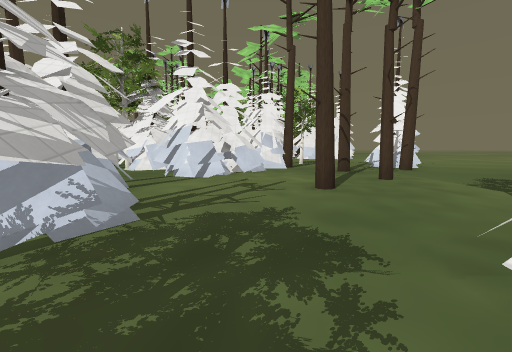
View 1 (above)

24 first-person views from a walk through a level from a Godot 3-D game. The camera is 1.2 m above the floor, tilts 6° down and sees 90° across. The floor is counted in squares, 2 m on a side. Each view is taken from the middle of a square. On the plan, view 1 faces up. The plan holds only what a view shows up to about 9 squares ahead; the rest is blank. The place goes on beyond the plan. Some surface patterns are stand-ins.

View 2
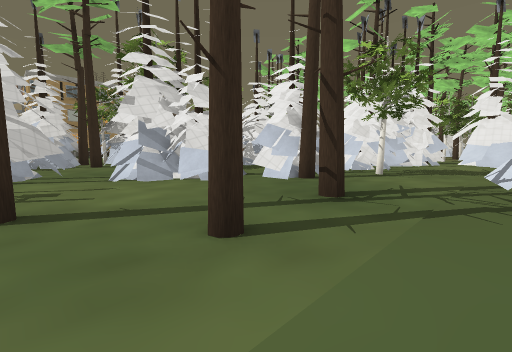

View 3
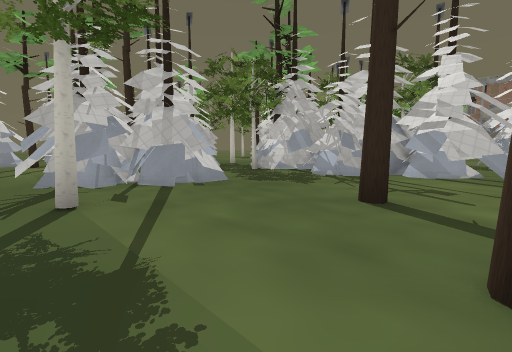

View 4
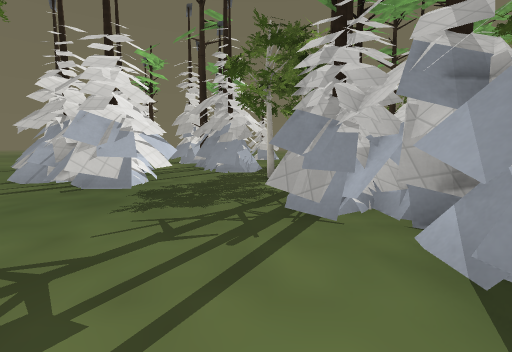

View 5
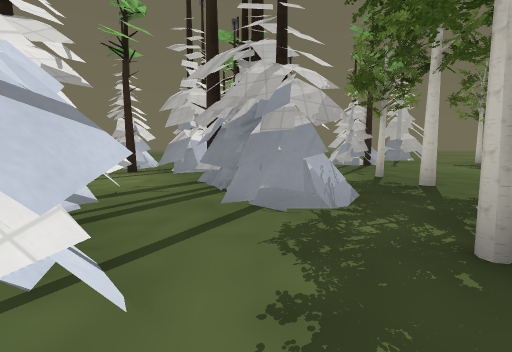

View 6
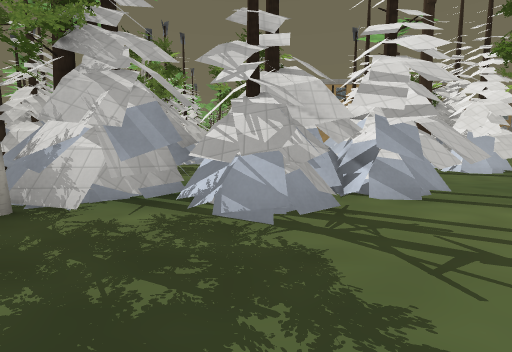

View 7
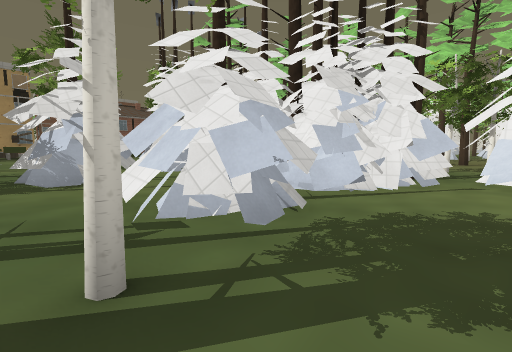

View 8
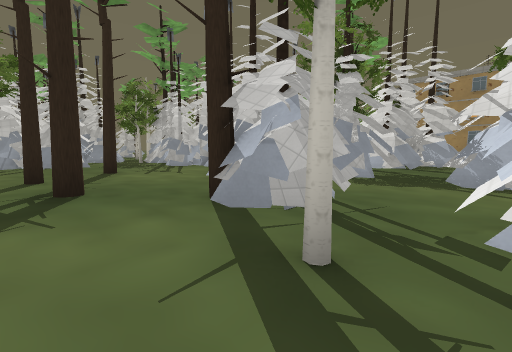

View 9
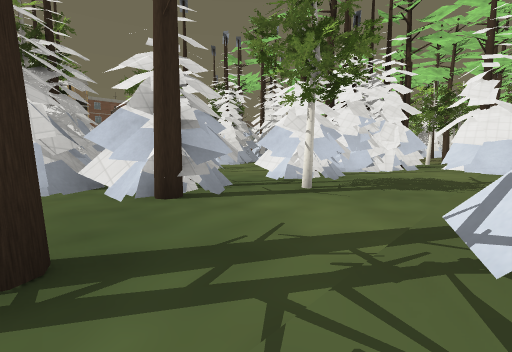

View 10
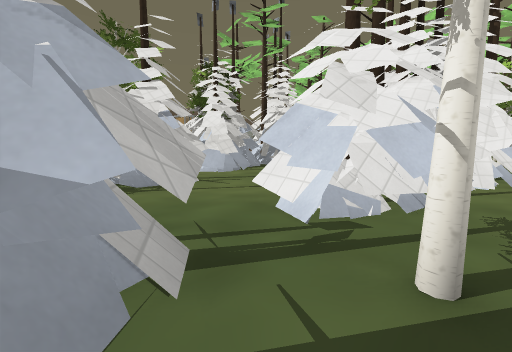

View 11
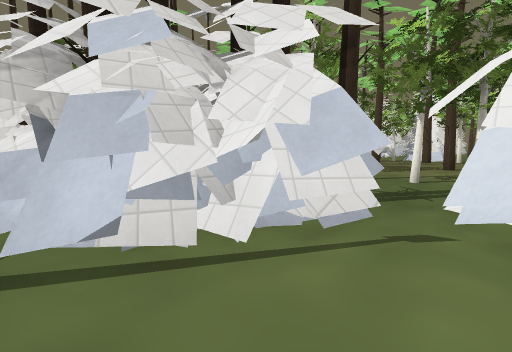

View 12
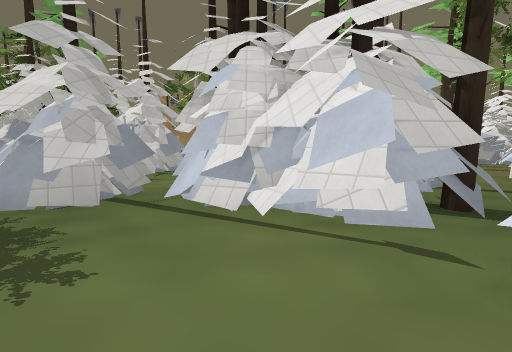

View 13
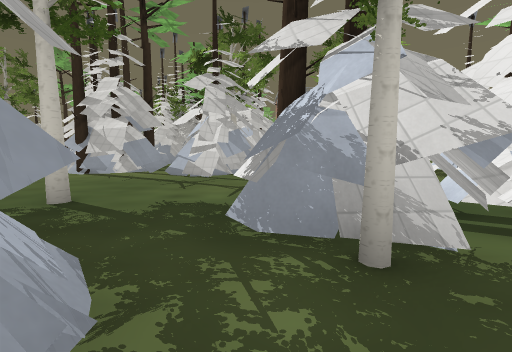

View 14
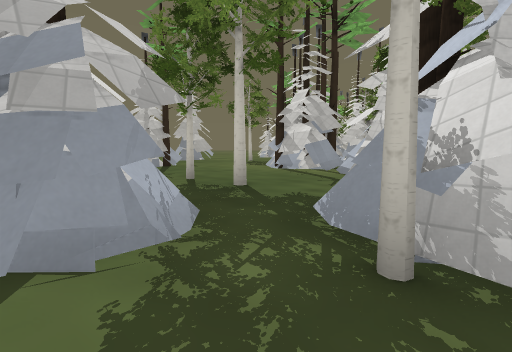

View 15
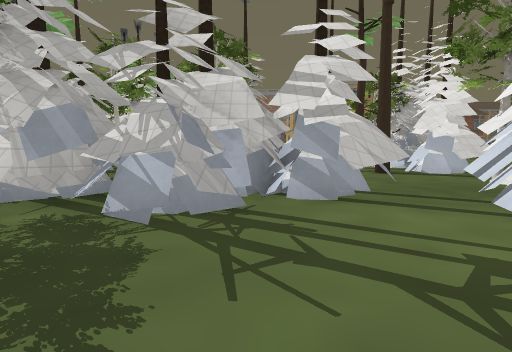

View 16
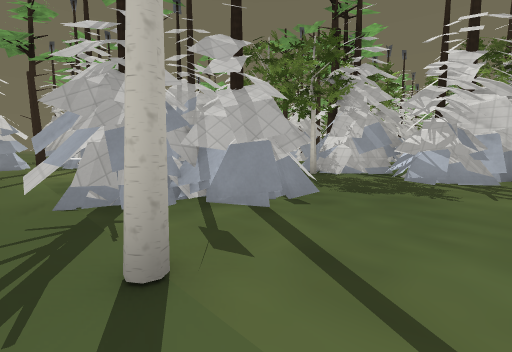

View 17
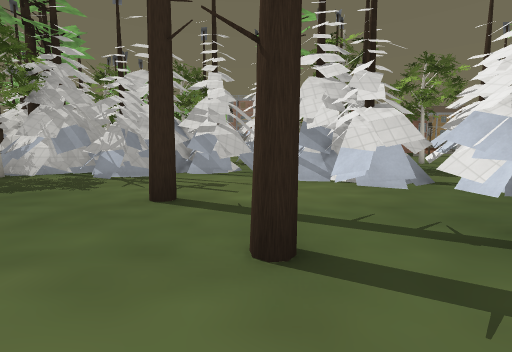

View 18
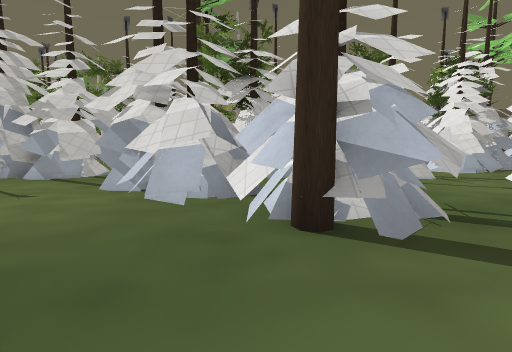

View 19
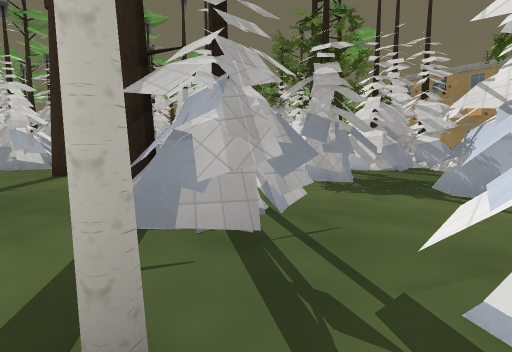

View 20
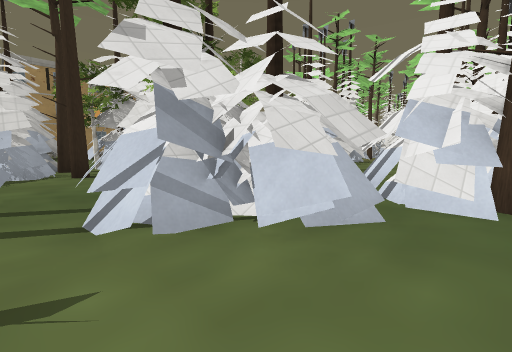

View 21
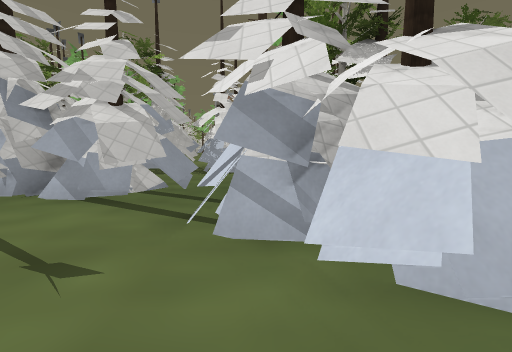

View 22
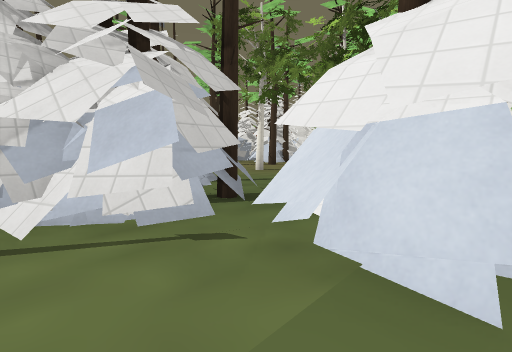

View 23
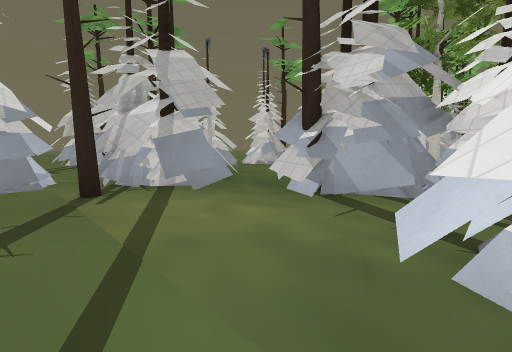

View 24
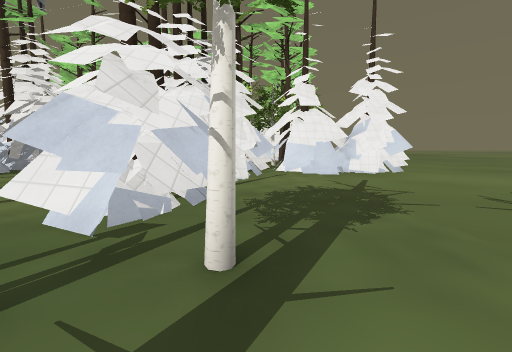

### Floor plan
Key: @ floor where view 1 was taken; # wall or solid block; x gap in a wall; . floor; = window, fence, low wall or low ledge; T pine tree; H thing the floor can be seen under or through.
Columns run from 9 left of view 1 to 4 right of it. Each row starts with its distance up from view 1.
 24           ..
 23     ##  T...
 22     .#   ..T
 21     T..T ...T
 20       ......
 19        .#...T
 18         ....#
 17    ###   #..##
 16     ##   ##T##
 15     #.    ###.
 14    ###.. T##..
 13      #...HH...
 12       #.. H...
 11     .###.HH...
 10  .....x....H..
  9  ######..##..#
  8  #########T..T
  7  ###.#####.T..
  6  ###T..HH.....
  5  ###..HH....T.
  4  #... HH..T...
  3  ##.. HH......
  2       ##....#.
  1      .##..HH..
  0   .... #.@HH#.
 -1   ##..TH..HHH.
 -2    #....H#.HH.
 -3    #..#.H##...
 -4 =###....  T...
 -5   #T..#.  HH..
 -6   #.......HHT.
 -7   ........ HH#
 -8   .......  #.#
 -9      T ##   .
-10             .
-11             .
-12            ..
-13            #.

Where each view was taken, in squares from view 1:
view 1: 0 up, 0 right, facing up
view 2: 4 up, 4 right, facing up-left
view 3: 5 up, 4 right, facing down-left
view 4: 5 up, 1 left, facing down
view 5: 1 up, 0 right, facing down
view 6: 2 up, 1 right, facing left
view 7: 10 up, 3 right, facing up-left
view 8: 11 up, 3 right, facing down-left
view 9: 7 up, 4 right, facing up-left
view 10: 9 up, 2 right, facing up-left
view 11: 13 up, 3 right, facing up-left
view 12: 14 up, 4 right, facing left
view 13: 1 down, 0 right, facing left
view 14: 0 up, 0 right, facing down-left
view 15: 3 up, 1 right, facing left
view 16: 3 up, 4 right, facing down-left
view 17: 5 up, 4 right, facing left
view 18: 8 up, 3 right, facing left
view 19: 11 up, 2 right, facing down-left
view 20: 5 up, 1 right, facing up-left
view 21: 6 up, 1 right, facing left
view 22: 14 up, 4 right, facing up-left
view 23: 2 down, 4 right, facing down-left
view 24: 9 up, 2 right, facing up
